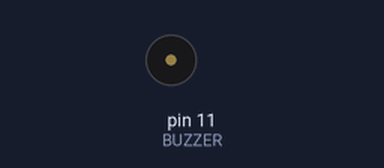
The sketch below on a simulated Arduino Uno, built with avr-gcc and run on an emulated ATmega328P. Parts: buzzer (waves = sounding).

Above: at 0.35 s.
At 7.85 s:
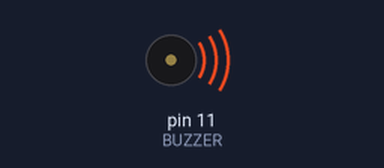
Timing chart, 0 to 8.3 s (numbered marks = the images above):
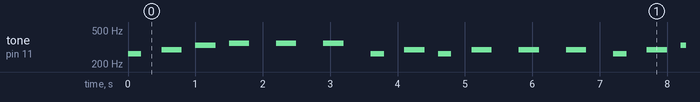

The sketch:

stunning_uusam1.ino
```cpp
int BUZZER = 11;

void setup() {
	pinMode(BUZZER, OUTPUT);
  	digitalWrite(BUZZER, LOW);
}

void loop () {

  tone(BUZZER, 262,200);//DO
  delay(500);

  tone(BUZZER, 294,300);//RE
  delay(500);

  tone(BUZZER, 330,300);//MI
  delay(500);

  tone(BUZZER, 349,300);//FA
  delay(700);

  tone(BUZZER, 349,300);//FA
  delay(700);

  tone(BUZZER, 349,300);//FA
  delay(700);

  tone(BUZZER, 262,200);//DO
  delay(500);

  tone(BUZZER, 294,300);//RE
  delay(500);

  tone(BUZZER, 262,200);//DO
  delay(500);

  tone(BUZZER, 294,300);//RE
  delay(700);

  tone(BUZZER, 294,300);//RE
  delay(700);

  tone(BUZZER, 294,300);//RE
  delay(700);

}
```

Measured:
- by itself, tone on pin 11 (BUZZER): plays 262 Hz for 0.20 s, 294 Hz for 0.30 s, 330 Hz for 0.30 s, 349 Hz for 0.30 s, 349 Hz for 0.30 s, 349 Hz for 0.30 s … (217 notes in this stretch)
